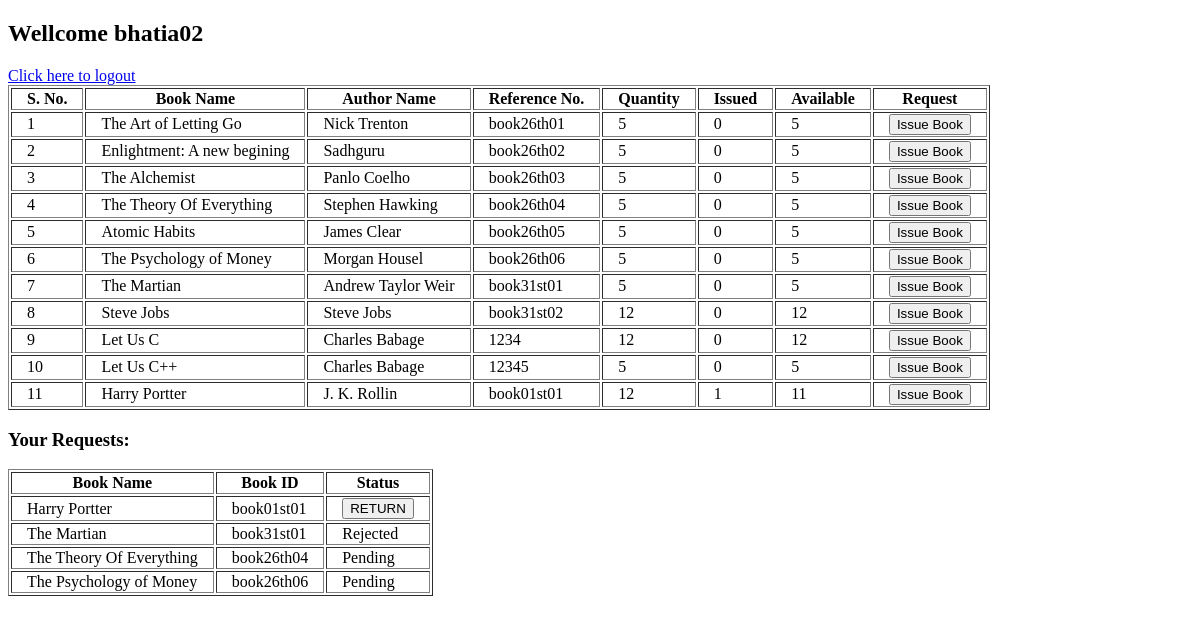
Page /books (signed in) on the earlier database version.
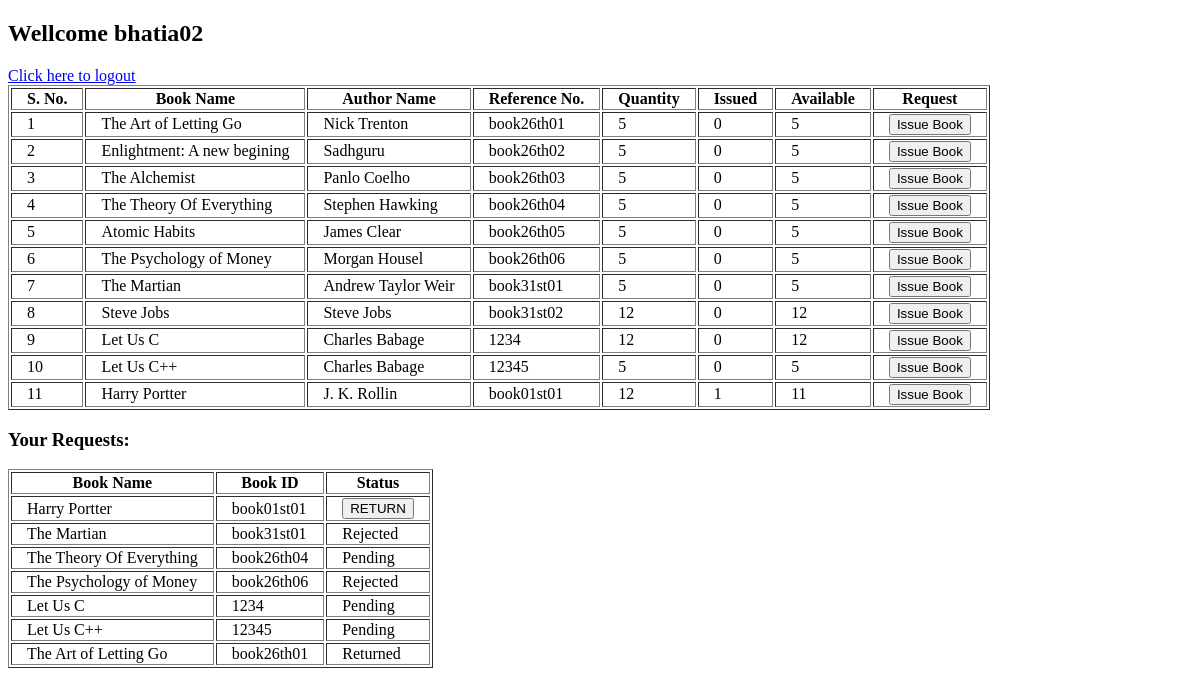
Same page on the later database version.
### models/bookModel.py (models this page shows, shortened)
class bookModel(Base):
    __tablename__ = "books"
    snum = Column(Integer, primary_key=True, autoincrement=True)
    bookName = Column(String)
    author = Column(String)
    referenceNumber = Column(Integer)
    issued = Column(Integer, default=0)
    quantity = Column(Integer)
    available = Column(Integer, default=quantity)
    __table_args__ = (UniqueConstraint('referenceNumber', name='_referenceNumber_uc'),)
    @staticmethod
    def getAllBooks():
        booksData = dbSession.query(bookModel).all()
        return booksData

### models/requestModel.py (models this page shows, shortened)
class reqModel(Base):
    __tablename__ = "requests"
    snum = Column(Integer, primary_key=True, autoincrement=True)
    bookName = Column(String)
    issuedBy = Column(String)
    bookId = Column(String)
    action = Column(Boolean, default=None)
    approval = Column(Boolean, default=None)
    returned = Column(Boolean, default=None)
    @staticmethod
    def getUserRequest(user):
        print ('going to retreve user requests')
        reqs = dbSession.query(reqModel).filter(reqModel.issuedBy==user).all()
        if reqs:
            print ('got all requests!')
            return reqs
        else:
            print ("user didn't have any requests yet")

### routes.py (the view)
@main.route('/books')
def books():
    return booksController.get()

### controllers/booksCon.py (called while the page is built)
    def get():
        booksData = bookModel.getAllBooks()
        user = session['username']
        booksReq = reqModel.getUserRequest(user)
        return render_template('booksPage.html', books=booksData, requests=booksReq)

### templates/booksPage.html (shortened to what this page needs)
<!DOCTYPE html>
<html lang="en">
<head>
</head>
<body>
    <h2>Wellcome {{ session['username'] }}</h2>
    <a href="http://localhost:5000/logout">Click here to logout</a><br>
    <table border=1>
        <tr>
            <th>S. No.</th>
            <th>Book Name</th>
            <th>Author Name</th>
            <th>Reference No.</th>
            <th>Quantity</th>
            <th>Issued</th>
            <th>Available</th>
            <th>Request</th>
        </tr>
        {% for book in books %}
            <tr>
                <td>{{ book.snum }}</td>
                <td>{{ book.bookName }}</td>
                <td>{{ book.author }}</td>
                <td>{{ book.referenceNumber }}</td>
                <td>{{ book.quantity }}</td>
                <td>{{ book.issued }}</td>
                <td>{{ book.available }}</td>
                {% if book.available <= 0 %}
                    <td>Currently Unavailable</td>
                {% else %}
                    <td>
                        <form action="http://localhost:5000/books/issue" method="POST" style="display:inline;">
                            <button type="submit">Issue Book</button>
                        </form>
                    </td>
                {% endif %}
            </tr>
        {% endfor %}
    </table>
    {% if requests %}
        <h3>Your Requests: </h3>
        <table border="1">
            <tr>
                <th>Book Name</th>
                <th>Book ID</th>
                <th>Status</th>
            </tr>
            {% for request in requests %}
                <tr>
                    <td>{{ request.bookName }}</td>
                    <td>{{ request.bookId }}</td>
                    {% if request.action == None %}
                        <td>Pending</td>
                    {% elif request.action == True and request.approval == False %}
                        <td>Rejected</td>
                    {% elif request.returned == True %}
                        <td>Returned</td>
                    {% else %}
                        <td>
                            <form action="http://localhost:5000/books/return" method="POST" style="display:inline;">
                                <button type="submit">RETURN</button>
                            </form>
                        </td>
                    {% endif %}
                </tr>
            {% endfor %}
        </table>
    {% endif %}
</body>
</html>

### templates/booksPage.html (style rules this page uses)
th, td { padding-left: 15px; padding-right: 15px; }

Differences in the rows shown:
changed reqModel "The Psychology of Money": action "Pending" → "Rejected"
added reqModel: bookName "Let Us C", bookId "1234", shows "Pending"
added reqModel: bookName "Let Us C++", bookId "12345", shows "Pending"
added reqModel: bookName "The Art of Letting Go", bookId "book26th01", action "Returned"
